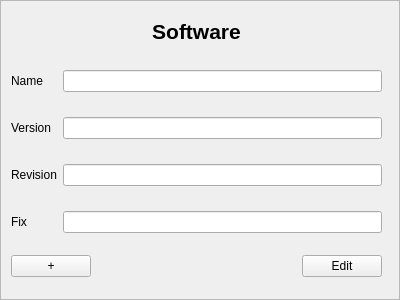
<?xml version="1.0" encoding="UTF-8"?>
<ui version="4.0">
 <class>SoftwareInputArea</class>
 <widget class="QScrollArea" name="SoftwareInputArea">
  <property name="geometry">
   <rect>
    <x>0</x>
    <y>0</y>
    <width>400</width>
    <height>300</height>
   </rect>
  </property>
  <property name="windowTitle">
   <string>ScrollArea</string>
  </property>
  <property name="widgetResizable">
   <bool>true</bool>
  </property>
  <widget class="QWidget" name="scrollAreaWidgetContents">
   <property name="geometry">
    <rect>
     <x>0</x>
     <y>0</y>
     <width>398</width>
     <height>298</height>
    </rect>
   </property>
   <widget class="QWidget" name="verticalLayoutWidget">
    <property name="geometry">
     <rect>
      <x>10</x>
      <y>10</y>
      <width>371</width>
      <height>41</height>
     </rect>
    </property>
    <layout class="QVBoxLayout" name="verticalLayout">
     <item>
      <widget class="QLabel" name="label_Header">
       <property name="font">
        <font>
         <pointsize>16</pointsize>
         <weight>75</weight>
         <bold>true</bold>
        </font>
       </property>
       <property name="text">
        <string>Software</string>
       </property>
       <property name="alignment">
        <set>Qt::AlignCenter</set>
       </property>
      </widget>
     </item>
    </layout>
   </widget>
   <widget class="QWidget" name="gridLayoutWidget">
    <property name="geometry">
     <rect>
      <x>10</x>
      <y>50</y>
      <width>371</width>
      <height>201</height>
     </rect>
    </property>
    <layout class="QGridLayout" name="gridLayout">
     <item row="1" column="2">
      <widget class="QLineEdit" name="lineEdit_Version"/>
     </item>
     <item row="0" column="2">
      <widget class="QLineEdit" name="lineEdit_Name"/>
     </item>
     <item row="2" column="0">
      <widget class="QLabel" name="label_Revision">
       <property name="text">
        <string>Revision</string>
       </property>
       <property name="buddy">
        <cstring>lineEdit_Revision</cstring>
       </property>
      </widget>
     </item>
     <item row="1" column="0">
      <widget class="QLabel" name="label_Version">
       <property name="text">
        <string>Version</string>
       </property>
       <property name="buddy">
        <cstring>lineEdit_Version</cstring>
       </property>
      </widget>
     </item>
     <item row="2" column="2">
      <widget class="QLineEdit" name="lineEdit_Revision"/>
     </item>
     <item row="0" column="0">
      <widget class="QLabel" name="label_Name">
       <property name="text">
        <string>Name</string>
       </property>
       <property name="buddy">
        <cstring>lineEdit_Name</cstring>
       </property>
      </widget>
     </item>
     <item row="3" column="0">
      <widget class="QLabel" name="label_Fix">
       <property name="text">
        <string>Fix</string>
       </property>
       <property name="buddy">
        <cstring>lineEdit_Fix</cstring>
       </property>
      </widget>
     </item>
     <item row="3" column="2">
      <widget class="QLineEdit" name="lineEdit_Fix"/>
     </item>
    </layout>
   </widget>
   <widget class="QWidget" name="verticalLayoutWidget_2">
    <property name="geometry">
     <rect>
      <x>10</x>
      <y>249</y>
      <width>371</width>
      <height>32</height>
     </rect>
    </property>
    <layout class="QHBoxLayout" name="horizontalLayout">
     <item>
      <widget class="QPushButton" name="pushButton_Add">
       <property name="text">
        <string>+</string>
       </property>
      </widget>
     </item>
     <item>
      <spacer name="horizontalSpacer">
       <property name="orientation">
        <enum>Qt::Horizontal</enum>
       </property>
       <property name="sizeHint" stdset="0">
        <size>
         <width>40</width>
         <height>20</height>
        </size>
       </property>
      </spacer>
     </item>
     <item>
      <widget class="QPushButton" name="pushButton_EditFinish">
       <property name="text">
        <string>Edit</string>
       </property>
      </widget>
     </item>
    </layout>
   </widget>
  </widget>
 </widget>
 <tabstops>
  <tabstop>lineEdit_Name</tabstop>
  <tabstop>lineEdit_Version</tabstop>
  <tabstop>lineEdit_Revision</tabstop>
  <tabstop>lineEdit_Fix</tabstop>
  <tabstop>pushButton_Add</tabstop>
  <tabstop>pushButton_EditFinish</tabstop>
 </tabstops>
 <resources/>
 <connections/>
</ui>
